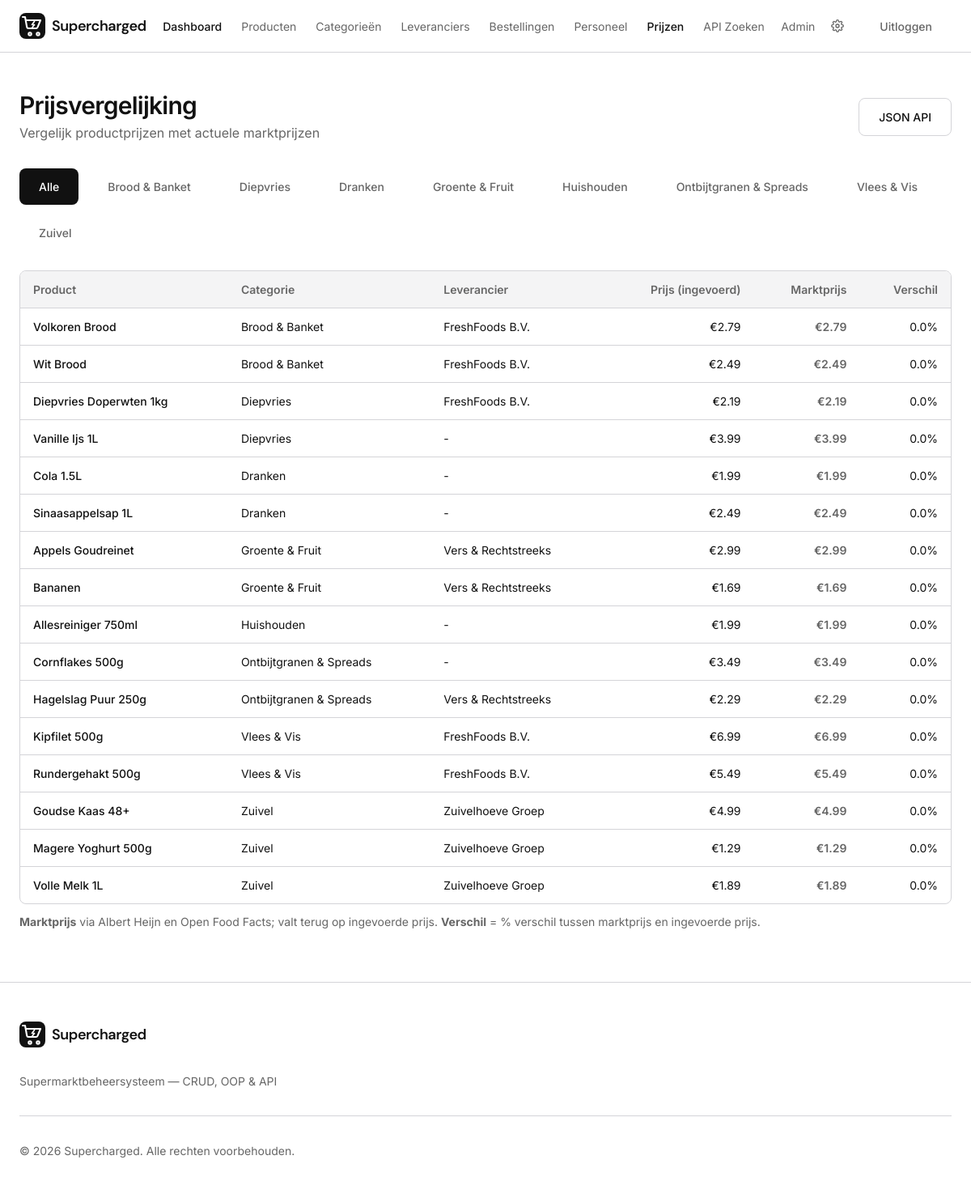
Page /prices/index.php (signed in) on the committed database.
### tables this page shows
CREATE TABLE categories (
  id          INT AUTO_INCREMENT PRIMARY KEY,
  name        VARCHAR(100) NOT NULL,
  description TEXT,
  created_at  TIMESTAMP DEFAULT CURRENT_TIMESTAMP,
  updated_at  TIMESTAMP DEFAULT CURRENT_TIMESTAMP ON UPDATE CURRENT_TIMESTAMP
);

CREATE TABLE products (
  id          INT AUTO_INCREMENT PRIMARY KEY,
  category_id INT NOT NULL,
  supplier_id INT DEFAULT NULL,
  name        VARCHAR(200) NOT NULL,
  description TEXT,
  price       DECIMAL(10,2) NOT NULL DEFAULT 0.00,
  stock       INT NOT NULL DEFAULT 0,
  min_stock   INT NOT NULL DEFAULT 10,
  barcode     VARCHAR(50) DEFAULT NULL,
  image_url   VARCHAR(500) DEFAULT NULL,
  is_active   TINYINT(1) NOT NULL DEFAULT 1,
  created_at  TIMESTAMP DEFAULT CURRENT_TIMESTAMP,
  updated_at  TIMESTAMP DEFAULT CURRENT_TIMESTAMP ON UPDATE CURRENT_TIMESTAMP,
  FOREIGN KEY (category_id) REFERENCES categories(id) ON DELETE RESTRICT,
  FOREIGN KEY (supplier_id) REFERENCES suppliers(id) ON DELETE SET NULL
);

### includes/init.php (called while the page is built, shortened)
<?php
spl_autoload_register(function (string $class) {
    $prefix = 'App\\';
    $base   = __DIR__ . '/../src/';
    if (str_starts_with($class, $prefix)) {
        $file = $base . str_replace('\\', '/', substr($class, strlen($prefix))) . '.php';
    }
});
require_once __DIR__ . '/../config/database.php';

### src/Database.php (called while the page is built, shortened)
<?php
class Database
{
    private static ?Database $instance = null;
    private PDO $pdo;
    private function __construct()
    {
        $dsn = sprintf('mysql:host=%s;dbname=%s;charset=%s', DB_HOST, DB_NAME, DB_CHARSET);
        try {
            $this->pdo = new PDO($dsn, DB_USER, DB_PASS, [
                PDO::ATTR_ERRMODE            => PDO::ERRMODE_EXCEPTION,
                PDO::ATTR_DEFAULT_FETCH_MODE => PDO::FETCH_ASSOC,
                PDO::ATTR_EMULATE_PREPARES   => false,
            ]);
        } catch (PDOException $e) {
            error_log('Database connection failed: ' . $e->getMessage());
            throw new RuntimeException('Database niet beschikbaar. Probeer het later opnieuw.');
        }
    }
    public static function getInstance(): self
    {
        if (self::$instance === null) {
            self::$instance = new self();
        }
        return self::$instance;
    }
    public function getConnection(): PDO
    {
        return $this->pdo;
    }
}

### src/Repository/BaseRepository.php (called while the page is built, shortened)
<?php
abstract class BaseRepository
{
    public function __construct()
    {
        $this->pdo = Database::getInstance()->getConnection();
    }
}

### src/Repository/CategoryRepository.php (called while the page is built, shortened)
<?php
class CategoryRepository extends BaseRepository
{
    public function findAll(): array
    {
        $stmt = $this->pdo->query('SELECT * FROM categories ORDER BY name');
        $categories = [];
        foreach ($stmt->fetchAll() as $row) {
            $categories[] = new Category($row);
        }
        return $categories;
    }
}

### src/Model/Category.php (called while the page is built, shortened)
<?php
class Category
{
    private int $id;
    private string $name;
    public function __construct(array $data = [])
    {
        $this->id          = (int) ($data['id'] ?? 0);
        $this->name        = $data['name'] ?? '';
    }
    public function getId(): int { return $this->id; }
    public function getName(): string { return $this->name; }
}

### src/Model/Product.php (called while the page is built, shortened)
<?php
class Product
{
    private int $id;
    private string $name;
    private float $price;
    private ?string $barcode;
    private ?Category $category = null;
    private ?Supplier $supplier = null;
    public function __construct(array $data = [])
    {
        $this->id          = (int) ($data['id'] ?? 0);
        $this->name        = $data['name'] ?? '';
        $this->price       = (float) ($data['price'] ?? 0);
        $this->barcode     = $data['barcode'] ?? null;
    }
    public function getId(): int { return $this->id; }
    public function getName(): string { return $this->name; }
    public function getPrice(): float { return $this->price; }
    public function getBarcode(): ?string { return $this->barcode; }
    public function getCategory(): ?Category { return $this->category; }
    public function setCategory(?Category $cat): void { $this->category = $cat; }
    public function getSupplier(): ?Supplier { return $this->supplier; }
    public function setSupplier(?Supplier $sup): void { $this->supplier = $sup; }
}

### src/Repository/ProductRepository.php (called while the page is built, shortened)
<?php
class ProductRepository extends BaseRepository
{
    public function getPriceComparison(?int $categoryId = null): array
    {
        $sql = 'SELECT p.*, c.name AS category_name, s.name AS supplier_name,
                       pc.avg_price, pc.min_price, pc.max_price
                FROM products p
                LEFT JOIN categories c ON p.category_id = c.id
                LEFT JOIN suppliers s ON p.supplier_id = s.id
                LEFT JOIN (
                    SELECT category_id,
                           AVG(price) AS avg_price,
                           MIN(price) AS min_price,
                           MAX(price) AS max_price
                    FROM products
                    GROUP BY category_id
                ) pc ON p.category_id = pc.category_id
                WHERE 1=1';
        $params = [];
        $sql .= ' ORDER BY c.name, p.name';
        $stmt = $this->pdo->prepare($sql);
        $stmt->execute($params);
        $results = [];
        foreach ($stmt->fetchAll() as $row) {
            $product = $this->hydrate($row);
            $results[] = [
                'product' => $product,
                'avg_price' => (float) $row['avg_price'],
                'min_price' => (float) $row['min_price'],
                'max_price' => (float) $row['max_price'],
                'diff_percent' => $row['avg_price'] > 0
                    ? round((($product->getPrice() - (float) $row['avg_price']) / (float) $row['avg_price']) * 100, 1)
                    : 0,
            ];
        }
        return $results;
    }
    private function hydrate(array $row): Product
    {
        $product = new Product($row);
        $product->setIsActive((bool) ($row['is_active'] ?? true));
        if (!empty($row['category_name'])) {
            $category = new Category([
                'id' => $row['category_id'],
                'name' => $row['category_name'],
            ]);
            $product->setCategory($category);
        }
        if (!empty($row['supplier_name'])) {
            $supplier = new Supplier([
                'id' => $row['supplier_id'] ?? 0,
                'name' => $row['supplier_name'],
            ]);
            $product->setSupplier($supplier);
        }
        return $product;
    }
}

### src/Model/Supplier.php (called while the page is built, shortened)
<?php
class Supplier
{
    private string $name;
    public function __construct(array $data = [])
    {
        $this->name          = $data['name'] ?? '';
    }
    public function getName(): string { return $this->name; }
}

### src/Service/ApiService.php (called while the page is built, shortened)
<?php
class ApiService
{
    public function fetchAllMarketPrices(array $comparison): array
    {
        $marktPrices = [];
        $barcodes = array_filter(array_map(fn($i) => $i['product']->getBarcode(), $comparison));
        $offPrices = !empty($barcodes) ? $this->fetchPricesBatch(array_values($barcodes)) : [];
        $ahNames = [];
        foreach ($comparison as $i => $item) {
            $p = $item['product'];
            $pid = $p->getId();
            if ($p->getBarcode() && isset($offPrices[$p->getBarcode()])) {
                $marktPrices[$pid] = $offPrices[$p->getBarcode()];
            } else {
                $ahNames[$pid] = $p->getName();
            }
        }
        return $marktPrices;
    }
    private function fetch(string $url): string
    {
        $ch = curl_init();
        $result = curl_exec($ch);
        $httpCode = curl_getinfo($ch, CURLINFO_HTTP_CODE);
        return $httpCode === 200 && $result !== false ? $result : '{}';
    }
    public function fetchPricesBatch(array $barcodes): array
    {
        $prices = [];
        foreach (array_chunk(array_unique(array_filter($barcodes)), 10) as $chunk) {
            $data = json_decode($this->fetch(sprintf('%s?product_code=%s&limit=%d&order_by=date&order_direction=desc', self::PRICES_API, implode(',', array_map('urlencode', $chunk)), 10 * count($chunk))), true);
        }
        return $prices;
    }
    private function ahRequest(string $url, ?string $token = null, bool $post = false, ?string $body = null): ?array
    {
        $ch = curl_init();
        $headers = self::AH_HEADERS;
        $opts = [
            CURLOPT_URL => $url, CURLOPT_RETURNTRANSFER => true, CURLOPT_TIMEOUT => 10,
            CURLOPT_USERAGENT => self::AH_UA, CURLOPT_HTTPHEADER => $headers, CURLOPT_SSL_VERIFYPEER => true,
        ];
        if ($post) { $opts[CURLOPT_POST] = true; $opts[CURLOPT_POSTFIELDS] = $body ?? ''; }
        $result = curl_exec($ch);
        $httpCode = curl_getinfo($ch, CURLINFO_HTTP_CODE);
        if ($httpCode !== 200 || $result === false) return null;
        $decoded = json_decode($result, true);
        return is_array($decoded) ? $decoded : null;
    }
    private function ahGetToken(): ?string
    {
        return null;
    }
    public function ahSearchProduct(string $query): ?float
    {
        $token = $this->ahGetToken();
        if (!$token) return null;
        $clean = trim(preg_replace('/\s+[\d.,]+\s*(?:[LXKgl]|ml|kg)\b/i', '', $query));
        $data = $this->ahRequest(self::AH_API . '/mobile-services/product/search/v2?query=' . urlencode($clean) . '&sortOn=RELEVANCE&size=5', $token);
        $first = $data['products'][0];
        $price = $first['currentPrice'] ?? $first['priceBeforeBonus'] ?? 0;
        return $price > 0 ? (float) $price : null;
    }
    public function fetchAhPrices(array $productNames): array
    {
        $prices = [];
        foreach ($productNames as $key => $name) {
            $price = $this->ahSearchProduct($name);
        }
        return $prices;
    }
}

### prices/index.php (the view, shortened to what this page needs)
<?php
require_once __DIR__ . '/../includes/init.php';
$categoryId = isset($_GET['category_id']) ? (int) $_GET['category_id'] : null;
$comparison = (new ProductRepository())->getPriceComparison($categoryId);
$marktPrices = (new ApiService())->fetchAllMarketPrices($comparison);
require_once __DIR__ . '/../includes/header.php';
?>
<div class="max-w-7xl px-6" style="padding-top:2rem;padding-bottom:4rem;">
  <div class="flex items-center justify-between" style="margin-bottom:2rem;">
    <div>
      <h1 class="text-3xl font-semibold tracking-tight">Prijsvergelijking</h1>
      <p class="text-muted-foreground mt-1">Vergelijk productprijzen met actuele marktprijzen</p>
    </div>
    <a href="/api/prices.php" class="btn btn-outline" target="_blank">JSON API</a>
  </div>
  <div class="flex items-center gap-3" style="margin-bottom:1.5rem;flex-wrap:wrap;">
    <a href="/prices/index.php" class="btn <?= !$categoryId ? 'btn-primary' : 'btn-ghost' ?>">Alle</a>
    <?php foreach ((new CategoryRepository())->findAll() as $cat): ?>
      <a href="/prices/index.php?category_id=<?= $cat->getId() ?>" class="btn <?= $categoryId === $cat->getId() ? 'btn-primary' : 'btn-ghost' ?>"><?= htmlspecialchars($cat->getName()) ?></a>
    <?php endforeach; ?>
  </div>
  <?php if (empty($comparison)): ?>
    <div class="card-form" style="text-align:center;padding:3rem;"><p class="text-muted-foreground">Geen producten gevonden.</p></div>
  <?php else: ?>
    <div class="table-wrap">
      <table class="data-table">
        <thead>
          <tr>
            <th>Product</th><th>Categorie</th><th>Leverancier</th>
            <th style="text-align:right;">Prijs (ingevoerd)</th>
            <th style="text-align:right;">Marktprijs</th>
            <th style="text-align:right;">Verschil</th>
          </tr>
        </thead>
        <tbody>
          <?php foreach ($comparison as $item):
            $p = $item['product'];
            $dbPrice = $p->getPrice();
            $mp = $marktPrices[$p->getId()] ?? null;
            $diff = $dbPrice > 0 ? round(((($mp ?? $dbPrice) - $dbPrice) / $dbPrice) * 100, 1) : 0;
            $dc = $diff < -5 ? 'diff--below' : ($diff > 5 ? 'diff--above' : 'diff--equal');
          ?>
          <tr>
            <td><a href="/products/edit.php?id=<?= $p->getId() ?>" class="product-link"><?= htmlspecialchars($p->getName()) ?></a></td>
            <td class="text-muted-foreground"><?= htmlspecialchars($p->getCategory()?->getName() ?? '-') ?></td>
            <td class="text-muted-foreground"><?= htmlspecialchars($p->getSupplier()?->getName() ?? '-') ?></td>
            <td style="text-align:right;">&euro;<?= number_format($dbPrice, 2) ?></td>
            <td style="text-align:right;font-weight:600;">
              <?php if ($mp !== null): ?>&euro;<?= number_format($mp, 2) ?>
              <?php else: ?><span class="text-muted-foreground">&euro;<?= number_format($dbPrice, 2) ?></span><?php endif; ?>
            </td>
            <td style="text-align:right;" class="<?= $dc ?>"><?= $diff > 0 ? '+' : '' ?><?= number_format($diff, 1) ?>%</td>
          </tr>
          <?php endforeach; ?>
        </tbody>
      </table>
    </div>
    <p class="text-sm text-muted-foreground" style="margin-top:0.75rem;">
      <strong>Marktprijs</strong> via Albert Heijn en Open Food Facts; valt terug op ingevoerde prijs. <strong>Verschil</strong> = % verschil tussen marktprijs en ingevoerde prijs.
    </p>
  <?php endif; ?>
</div>
<?php require_once __DIR__ . '/../includes/footer.php'; ?>

### style.css (style rules this page uses)
:root { --background: #ffffff; --foreground: #111111; --card: #fafafa; --card-foreground: #111111; --primary: #3366ff; --primary-foreground: #ffffff; --secondary: #f4f4f5; --secondary-foreground: #111111; --muted: #e8e8ea; --muted-foreground: #666666; --accent: #3366ff; --accent-foreground: #ffffff; --destructive: #dc2626; --destructive-foreground: #ffffff; --border: #d4d4d8; --input: #e4e4e7; --ring: #3366ff; --radius: 0.5rem; --sidebar: #fafafa; --sidebar-foreground: #111111; --sidebar-border: #d4d4d8; --font-sans: "Inter", system-ui, -apple-system, sans-serif; --font-heading: "DM Sans", "Inter", system-ui, -apple-system, sans-serif; }
*, *::before, *::after { box-sizing: border-box; margin: 0; padding: 0; }
html { scroll-behavior: smooth; -webkit-font-smoothing: antialiased; -moz-osx-font-smoothing: grayscale; }
body { font-family: var(--font-sans); background-color: var(--background); color: var(--foreground); line-height: 1.5; min-height: 100vh; }
a { color: inherit; text-decoration: none; }
.max-w-7xl { max-width: 80rem; margin-left: auto; margin-right: auto; }
.flex { display: flex; }
.items-center { align-items: center; }
.justify-between { justify-content: space-between; }
.gap-3 { gap: 0.75rem; }
.px-6 { padding-left: 1.5rem; padding-right: 1.5rem; }
.mt-1 { margin-top: 0.25rem; }
.font-semibold { font-weight: 600; }
.text-sm { font-size: 0.875rem; line-height: 1.25rem; }
.text-3xl { font-size: 1.875rem; line-height: 2.25rem; }
.tracking-tight { letter-spacing: -0.025em; }
.text-muted-foreground { color: var(--muted-foreground); }
.btn { display: inline-flex; align-items: center; gap: 0.5rem; padding: 0.75rem 1.5rem; border-radius: var(--radius); font-weight: 500; font-size: 0.875rem; transition: all 0.2s; border: none; cursor: pointer; font-family: inherit; }
.btn-primary { background-color: var(--foreground); color: var(--background); }
.btn-outline { background: transparent; color: var(--foreground); border: 1px solid var(--border); }
.btn-ghost { background: transparent; color: var(--muted-foreground); }
.table-wrap { overflow-x: auto; border: 1px solid var(--border); border-radius: var(--radius); background: var(--background); }
.data-table { width: 100%; border-collapse: collapse; font-size: 0.875rem; }
.data-table th { text-align: left; padding: 0.75rem 1rem; font-weight: 600; color: var(--muted-foreground); border-bottom: 1px solid var(--border); background: var(--secondary); white-space: nowrap; }
.data-table td { padding: 0.75rem 1rem; border-bottom: 1px solid var(--border); color: var(--foreground); vertical-align: middle; }
.data-table tr:last-child td { border-bottom: none; }
.product-link, .product-name { color: var(--foreground); text-decoration: none; font-weight: 500; }
.diff--equal { color: var(--muted-foreground); }

### rows in the picture
categories: name "Brood & Banket"
categories: name "Diepvries"
categories: name "Dranken"
categories: name "Groente & Fruit"
categories: name "Huishouden"
categories: name "Ontbijtgranen & Spreads"
categories: name "Vlees & Vis"
categories: name "Zuivel"
products: name "Volkoren Brood", Name "Brood & Banket", Name "FreshFoods B.V.", price "2.79", price "0.0"
products: name "Wit Brood", Name "Brood & Banket", Name "FreshFoods B.V.", price "2.49", price "0.0"
products: name "Diepvries Doperwten 1kg", Name "Diepvries", Name "FreshFoods B.V.", price "2.19", price "0.0"
products: name "Vanille Ijs 1L", Name "Diepvries", Name "-", price "3.99", price "0.0"
products: name "Cola 1.5L", Name "Dranken", Name "-", price "1.99", price "0.0"
products: name "Sinaasappelsap 1L", Name "Dranken", Name "-", price "2.49", price "0.0"
products: name "Appels Goudreinet", Name "Groente & Fruit", Name "Vers & Rechtstreeks", price "2.99", price "0.0"
products: name "Bananen", Name "Groente & Fruit", Name "Vers & Rechtstreeks", price "1.69", price "0.0"
products: name "Allesreiniger 750ml", category.name "Huishouden", Name "-", price "1.99", price "0.0"
products: name "Cornflakes 500g", Name "Ontbijtgranen & Spreads", Name "-", price "3.49", price "0.0"
products: name "Hagelslag Puur 250g", Name "Ontbijtgranen & Spreads", Name "Vers & Rechtstreeks", price "2.29", price "0.0"
products: name "Kipfilet 500g", Name "Vlees & Vis", Name "FreshFoods B.V.", price "6.99", price "0.0"
products: name "Rundergehakt 500g", Name "Vlees & Vis", Name "FreshFoods B.V.", price "5.49", price "0.0"
products: name "Goudse Kaas 48+", Name "Zuivel", Name "Zuivelhoeve Groep", price "4.99", price "0.0"
products: name "Magere Yoghurt 500g", Name "Zuivel", Name "Zuivelhoeve Groep", price "1.29", price "0.0"
products: name "Volle Melk 1L", Name "Zuivel", Name "Zuivelhoeve Groep", price "1.89", price "0.0"

### other values in the picture
APP_NAME "Supercharged"
$displayName "Admin"
